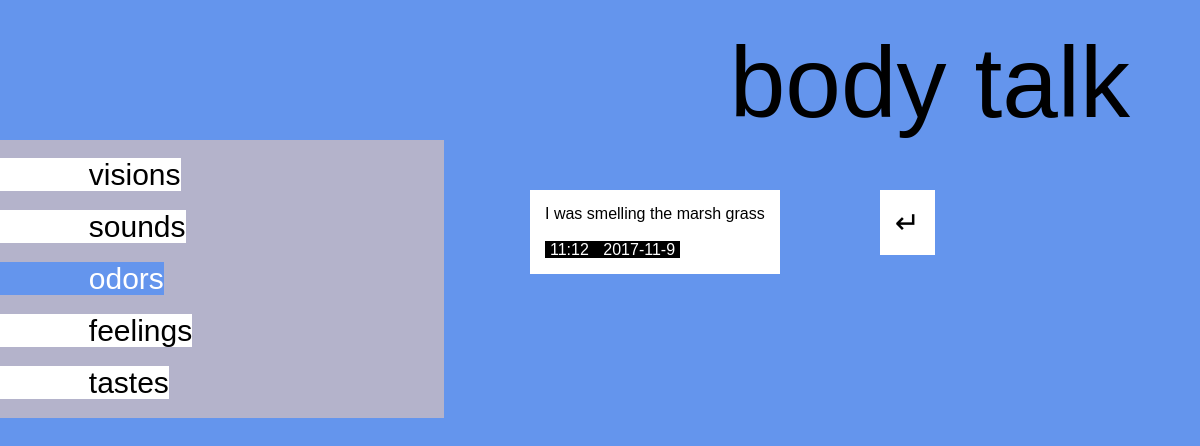
The page /item/7 on the database its author committed.
### models.py (models this page shows)
class Entry(Base):
	__tablename__ = 'entry'
	id = Column(Integer, primary_key=True)
	category = Column(String)
	entry = Column(String)
	time = Column(DateTime)
	creatorEmail = Column(String)
	@property
	def serialize(self):
		return {
			'id':self.id,
			'word':self.word,
			'category':self.category,
			'definition':self.definition
		}
	'''
	@property
	def serialize(self):
	    """Return object data in easily serializeable format"""
	    return {
	    'name' : self.name,
	    'picture' : self.picture,
	    'description' : self.description,
	    'price' : self.price
	        }
	'''

### app.py (the view)
@app.route('/item/<itemID>')
def showItem(itemID):
    item = session.query(Entry).filter_by(id=itemID).one()
    items = session.query(Entry).all()
    authorized = check_authorized()
    if 'email' in login_session:
        if item.creatorEmail == login_session['email']:
            permitted = True
            email = login_session['email']
        else:
            permitted = False
            email = None
    else:
        permitted = False
        email = None
    return render_template('item.html', item=item, category=item.category,
                           categories=categories,
                           authorized=authorized,
                           permitted=permitted, email = email)

### app.py (called while the page is built)
def check_authorized():
    if 'username' in login_session:
        return True
    else:
        return False

### templates/item.html (shortened to what this page needs)
{% extends "base.html" %}
{% block item %}
	<div class = "spacer">
		<article class = "item">
		I was {% if item.category!='touching' %}{{ item.category }}{%else%}feeling the touch of{%endif%}
		{{item.entry}}
		<br><br>
		<span class = "datetime">
		{{item.time.hour}}:{%if item.time.minute<10%}0{%endif%}{{item.time.minute}}
		</span>
		<span class = "datetime">
		{{ item.time.year }}-{{ item.time.month }}-{{item.time.day}}
		</span>
		</article>
	</div>
	<div class = "spacer">
	<a href="javascript:history.back()">
	<article class = "item">
	<span class = "back">
	&#8629;
	</span>
	</article>
	</a>
	</div>
{% endblock %}

### static/styles/main.css (style rules this page uses)
body { background-color:#6495ED; font-family:Helvetica; box-sizing:border-box; border:0px; margin:0px; padding:0px; }
body a:visited, a:link { text-decoration: none; color:black; }
.header a:visited, a:link { text-decoration: none; color:white; }
.back { font-size:30px; }
.back .header a:visited, a:link { text-decoration: none; color:black; }
.datetime { background-color:black; color:white; margin-bottom:10px; padding-left:5px; padding-right:5px; }
.item { position:relative; background-color:white; overflow-wrap: break-word; padding:15px; max-width:250px; }
.spacer { margin:50px; }

### rows shown on the page
Entry: category "smelling", entry "the marsh grass", time.hour "11", time.minute "12", time.year "2017", time.month "11", time.day "9"
